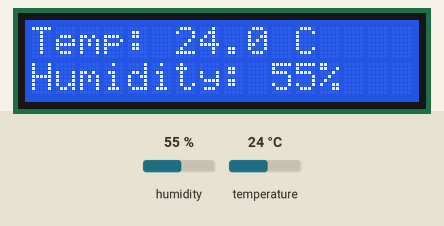
Recording of a program running on a simulated ESP32. On the bench: 16×2 character LCD. The test bench sets the inputs (shaded band); at power-on: humidity 55 %, temperature 24 °C. What the program prints to the serial monitor is not drawn.

Above: at 1.2 s.
1.3 s: humidity set to 22 %
At 2.4 s:
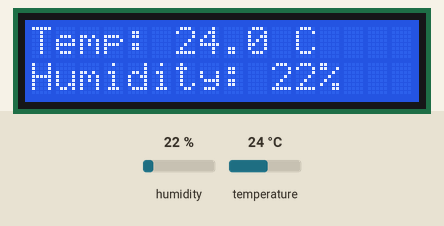
3.6 s: temperature set to 12 °C
At 5.3 s:
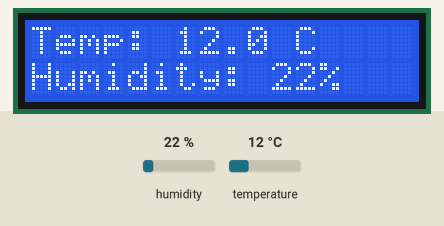
5.7 s: humidity set to 40 %
At 7.0 s:
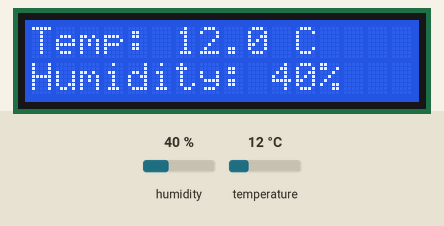
7.8 s: temperature set to 19 °C
At 8.7 s:
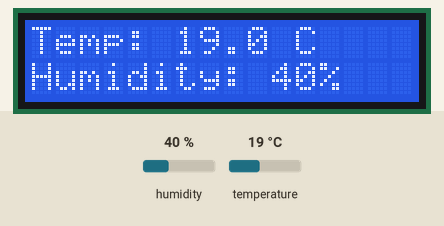
Timing chart, 0 to 10.8 s (numbered marks = the images above; inputs shaded):
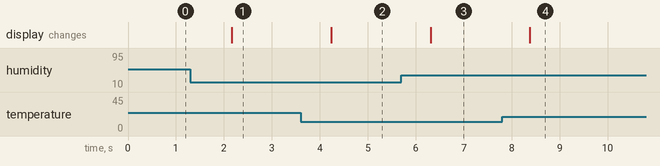

The program:

main.cpp
```cpp
#include <Arduino.h>
#include <DHTesp.h>
#include <LiquidCrystal_I2C.h>

DHTesp dhtEsp;
LiquidCrystal_I2C lcd(0x27, 16, 2);

void setup() {
  Serial.begin(115200);

  dhtEsp.setup(13, DHTesp::DHT11);

  Wire.begin(25, 26);
  lcd.init();
  lcd.backlight();
}

void loop() {
  auto temperatureAndHumidity = dhtEsp.getTempAndHumidity();
  if (dhtEsp.getStatus() != 0) {
    Serial.printf("Error: %s\n", dhtEsp.getStatusString());
  } else {
    Serial.printf("temperature=%f humidity=%f\n", temperatureAndHumidity.temperature, temperatureAndHumidity.humidity);

    lcd.setCursor(0, 0);
    lcd.printf("Temp: %.1f C", temperatureAndHumidity.temperature);

    lcd.setCursor(0, 1);
    lcd.printf("Humidity: %.0f%%", temperatureAndHumidity.humidity);
  }

  delay(1000);
}
```

Measured:
- after the input at 1.3 s, the display: changes after 0.87 s (image 1)
- after the input at 3.6 s, the display: changes after 0.64 s (image 2)
- after the input at 5.7 s, the display: changes after 0.61 s (image 3)
- after the input at 7.8 s, the display: changes after 0.58 s (image 4)
